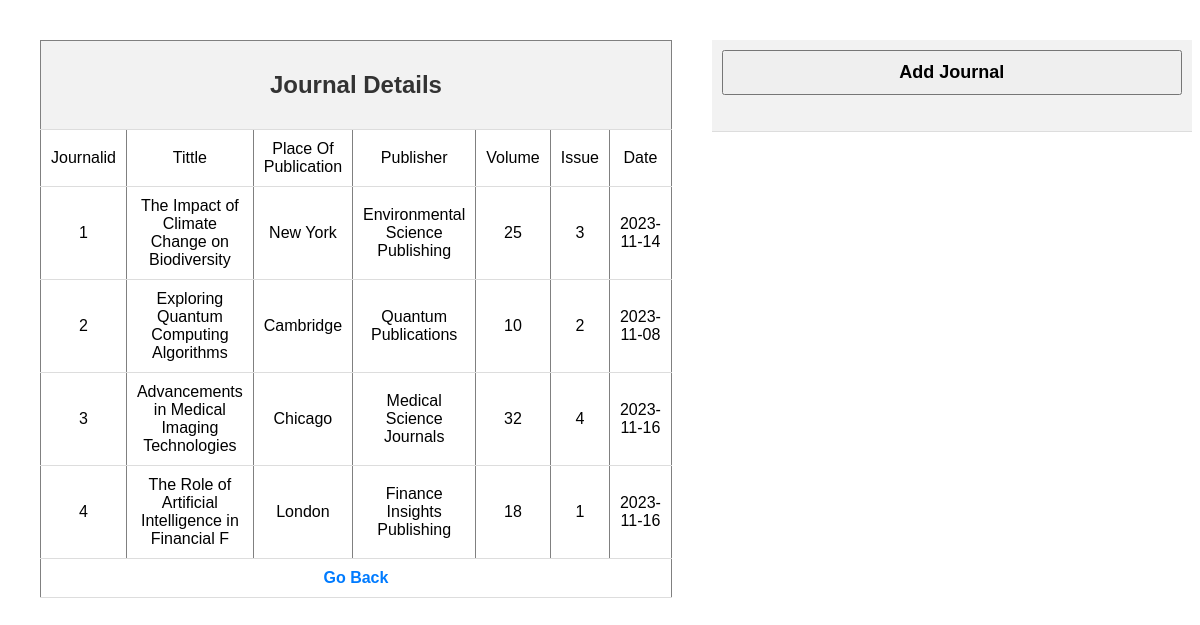
The app's page /views/Addnewjournal.php (signed in) with its own data.
### tables this page shows
CREATE TABLE `journal` (
  `Journal_ID` int(20) NOT NULL,
  `Tittle` varchar(50) NOT NULL,
  `PlaceOfP` varchar(50) NOT NULL,
  `Publisher` varchar(50) NOT NULL,
  `Volume` int(10) NOT NULL,
  `Issue` int(20) NOT NULL,
  `Date` date NOT NULL
);

### models/userModel.php (called while the page is built, shortened)
<?php
function getviewjournal(){
    $con = getConnection();
    $sql = "select * from journal";
    $result = mysqli_query($con, $sql);
    $users = [];
    while($row = mysqli_fetch_assoc($result)){
       array_push($users, $row);
    }
    return $users;
}

### views/Addnewjournal.php (the view, shortened to what this page needs)
<?php
require_once('../models/userModel.php');
$viewjournal = getviewjournal();
?>
<!DOCTYPE html>
<html>
<head>
    <link rel="stylesheet" href="style15.css">
</head>
<body>
<table   id="left" border="1"  cellspacing="1" cellpadding="5">
    <tr>
        <th colspan="7"><h2><b>Journal Details</b></h2></th>
    </tr>
   <tr>
                           <td class="td-style">Journalid</td>
                            <td class="td-style">Tittle</td>
                            <td class="td-style">Place Of Publication</td>
                            <td class="td-style">Publisher</td>
                            <td class="td-style">Volume </td>
                            <td class="td-style">Issue </td>
                            <td class="td-style">Date </td>
                        </tr>
<?php for($i=0; $i<count($viewjournal); $i++){
                            ?>
                        <tr>
                            <td class="td-style"><?=$viewjournal[$i]['Journal_ID']?></td>
                                        <td class="td-style"><?=$viewjournal[$i]['Tittle']?></td>
                                        <td class="td-style"><?=$viewjournal[$i]['PlaceOfP']?></td>
                                        <td class="td-style"><?=$viewjournal[$i]['Publisher']?></td>
                                        <td class="td-style"><?=$viewjournal[$i]['Volume']?></td>
                                        <td class="td-style"><?=$viewjournal[$i]['Issue']?></td>
                                        <td class="td-style"><?=$viewjournal[$i]['Date']?></td>
                        </tr>
                            <?php
                                }
                            ?>
<tr>
                            <td colspan="7" align="center"><a href="catalog_journalM.php">Go Back</a></td>
                        </tr>
                            </table>
 <table id="right">
    <tr>
        <td>
            <input type="button" name="add" id="adding" value="Add Journal" onclick="addjournal()" />
        </td>
    </tr>
</table>
</body>
</html>

### views/style15.css (style rules this page uses)
h2 { color: #333; text-align: center; }
a { text-decoration: none; color: #007BFF; font-weight: bold; }
td { text-align: center; }
body { margin: 0; padding: 0; font-family: Arial, sans-serif; }
#left { width: 50%; float: left; margin:40px; }
#right { width: 40%; float: left; margin-top: 40px; }
table { border-collapse: collapse; width: 100%; }
th, td { padding: 10px; text-align: left; border-bottom: 1px solid #ddd; }
th { background-color: #f2f2f2; }
#left th, #left td { text-align: center; }
#right { background-color: #f2f2f2; padding: 15px; }
#right input { width: 100%; padding: 10px; margin-bottom: 10px; }
#adding,#deleting,#updating { font-weight: bold; font-size: large; }

### records on screen
journal: Journal_ID "1", Tittle "The Impact of Climate Change on Biodiversity", PlaceOfP "New York", Publisher "Environmental Science Publishing", Volume "25", Issue "3", Date "2023-11-14"
journal: Journal_ID "2", Tittle "Exploring Quantum Computing Algorithms", PlaceOfP "Cambridge", Publisher "Quantum Publications", Volume "10", Issue "2", Date "2023-11-08"
journal: Journal_ID "3", Tittle "Advancements in Medical Imaging Technologies", PlaceOfP "Chicago", Publisher "Medical Science Journals", Volume "32", Issue "4", Date "2023-11-16"
journal: Journal_ID "4", Tittle "The Role of Artificial Intelligence in Financial F", PlaceOfP "London", Publisher "Finance Insights Publishing", Volume "18", Issue "1", Date "2023-11-16"
